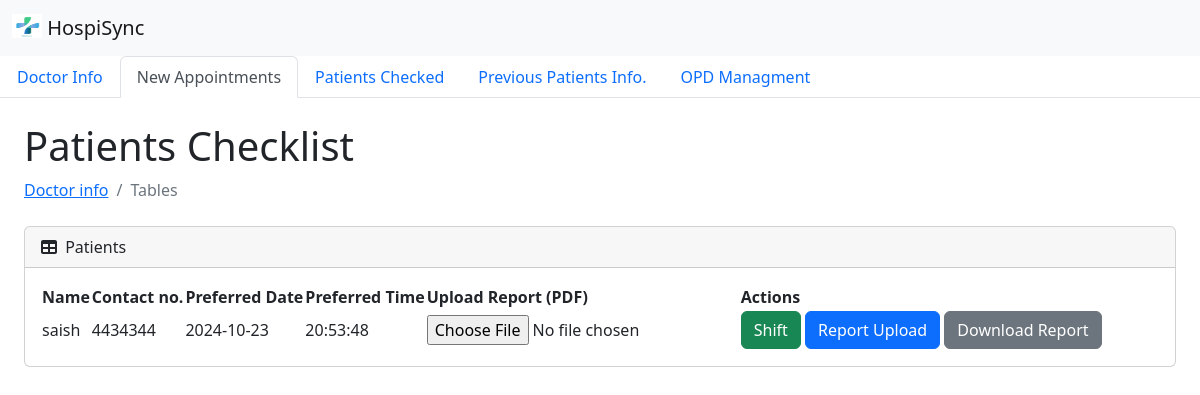
The page /DoctorDashboard/doctorpatient.php on the database its author committed.
### tables this page shows
CREATE TABLE `patient` (
  `Name` varchar(100) DEFAULT NULL,
  `Email` varchar(100) DEFAULT NULL,
  `PhoneNumber` varchar(15) DEFAULT NULL,
  `DoctorName` varchar(100) DEFAULT NULL,
  `DateOfAppointment` date DEFAULT NULL,
  `PreferredTime` time DEFAULT NULL,
  `id` int(11) NOT NULL,
  `pdf_file_path` varchar(255) DEFAULT NULL
);

### DoctorDashboard/doctorpatient.php (the view, shortened to what this page needs)
<?php
include('move_patient.php');
$query = "SELECT id, Name, PhoneNumber, DateOfAppointment, PreferredTime, pdf_file_path FROM patient;";
$result = mysqli_query($conn, $query);
?>
<!doctype html>
<html lang="en">
<head>
    <link href="https://cdn.jsdelivr.net/npm/bootstrap@5.3.3/dist/css/bootstrap.min.css" rel="stylesheet">
    <link href="https://cdn.jsdelivr.net/npm/simple-datatables@7.1.2/dist/style.min.css" rel="stylesheet" />
    <link href="../css/styles.css" rel="stylesheet" />
</head>
<body>
    <nav class="navbar bg-body-tertiary">
        <div class="container-fluid">
            <a class="navbar-brand" href="#">
                <img src="../Images/logo.jpg" alt="Logo" width="30" height="24" class="d-inline-block align-text-top">
                HospiSync
            </a>
        </div>
    </nav>
    <ul class="nav nav-tabs">
        <li class="nav-item">
            <a class="nav-link" aria-current="page" href="../Doctorinfo/doc.php">Doctor Info</a>
        </li>
        <li class="nav-item">
            <a class="nav-link active" href="doctorpatient.php">New Appointments</a>
        </li>
        <li class="nav-item">
            <a class="nav-link " href="doctorapprove.php">Patients Checked</a>
        </li>
        <li class="nav-item">
            <a class="nav-link" href="prevpatients.php">Previous Patients Info.</a>
        </li>
        <li class="nav-item">
        <a class="nav-link" href="../opd/main1.php">OPD Managment</a>
      </li>
    </ul>
    <div id="layoutSidenav_content">
        <div class="container-fluid px-4">
            <h1 class="mt-4">Patients Checklist</h1>
            <ol class="breadcrumb mb-4">
                <li class="breadcrumb-item"><a href="../Doctorinfo/doc.php">Doctor info</a></li>
                <li class="breadcrumb-item active">Tables</li>
            </ol>
            <div class="card mb-4">
                <div class="card-header">
                    <i class="fas fa-table me-1"></i>
                    Patients
                </div>
                <div class="card-body">
                <table id="datatablesSimple">
    <thead>
        <tr>
            <th>Name</th>
            <th>Contact no.</th>
            <th>Preferred Date</th>
            <th>Preferred Time</th>
            <th>Upload Report (PDF)</th>
            <th>Actions</th>
        </tr>
    </thead>
    <tbody>
    <?php while($row = mysqli_fetch_assoc($result)) { ?>
    <tr>
        <td><?php echo $row['Name']; ?></td>
        <td><?php echo $row['PhoneNumber']; ?></td>
        <td><?php echo $row['DateOfAppointment']; ?></td>
        <td><?php echo $row['PreferredTime']; ?></td>
        <td>
            <form id="uploadForm_<?php echo $row['id']; ?>" enctype="multipart/form-data" method="POST">
                <input type="file" name="pdfFile" accept="application/pdf" />
            </form>
        </td>
        <td>
            <button class="btn btn-success" onclick="movePatient(<?php echo $row['id']; ?>)">Shift</button>
            <button class="btn btn-primary" onclick="uploadPDF(<?php echo $row['id']; ?>)">Report Upload</button>
            <?php if (!empty($row['pdf_file_path'])) { ?>
                <a href="../DownloadPHP/download_pdf.php?id=<?php echo $row['id']; ?>" class="btn btn-secondary">Download Report</a>
            <?php } else { ?>
                <span>No PDF</span>
            <?php } ?>
        </td>
    </tr>
    <?php } ?>
</tbody>
</table>
                </div>
            </div>
        </div>
    </div>
</body>
</html>

### rows shown on the page
patient: Name "saish", PhoneNumber "4434344", DateOfAppointment "2024-10-23", PreferredTime "20:53:48"
